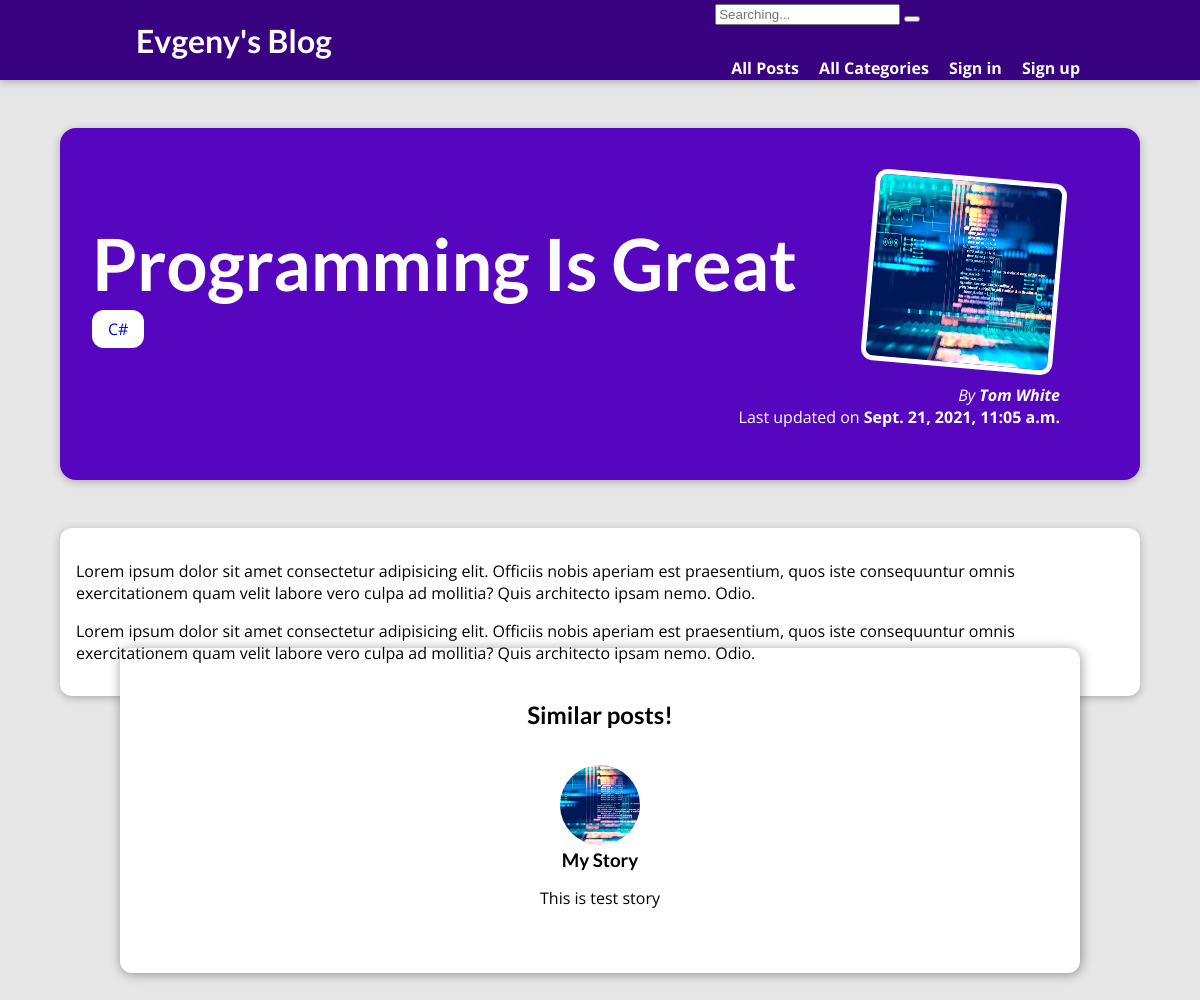
/posts/programming-is-great, run on an earlier commit of the app's database.
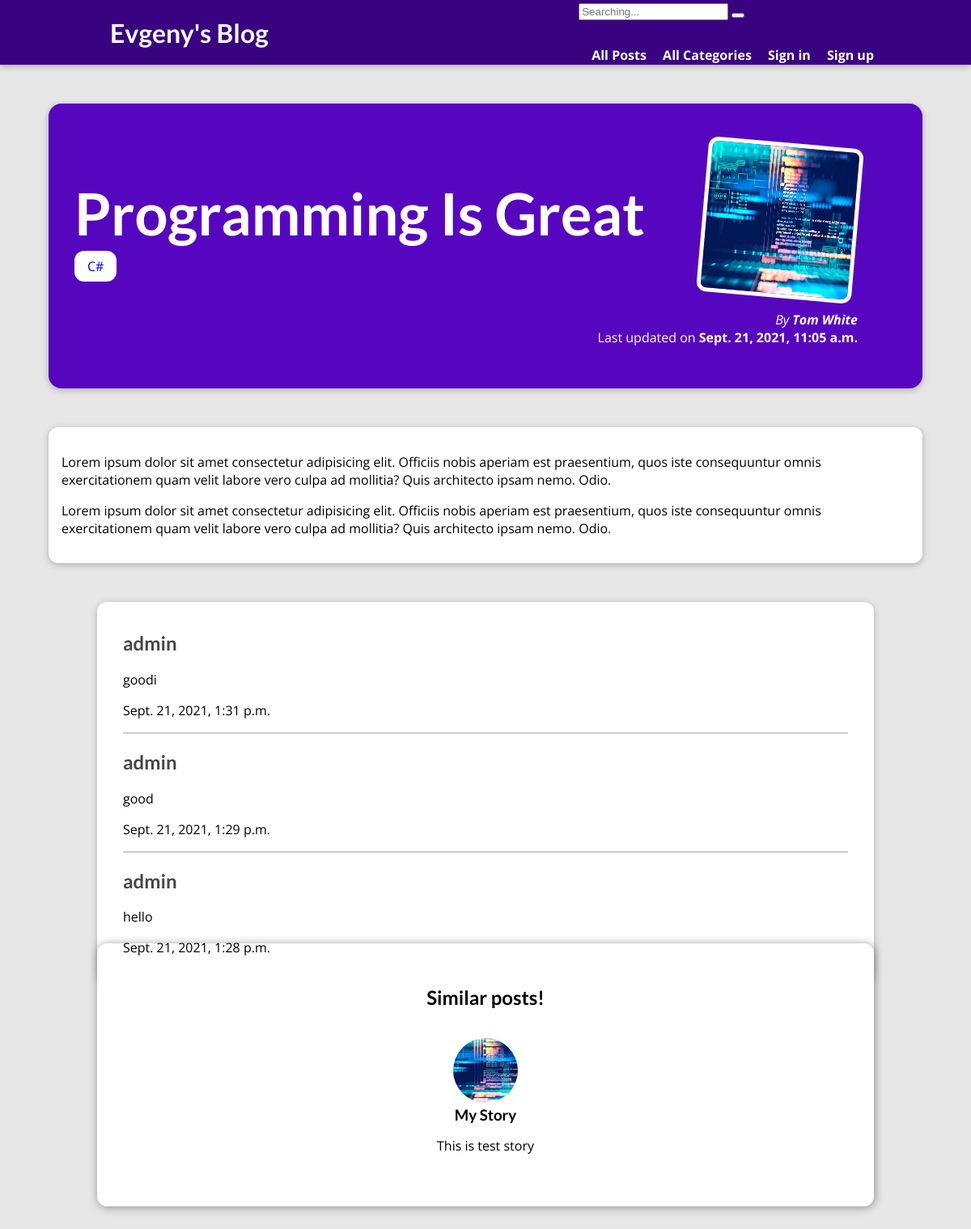
And on a later commit of the database.
### blog/models.py (models this page shows, shortened)
class Post(models.Model):
    title = models.CharField(max_length=20)
    views = models.IntegerField(default=0)
    excerpt = models.CharField(max_length=100)
    image = models.ImageField(upload_to='posts', null=True)
    date = models.DateField(auto_now=True)
    time = models.TimeField(auto_now=True, null=True)
    slug = models.SlugField(unique=True)
    content = models.TextField(validators=[MinLengthValidator(10)])
    author = models.ForeignKey(Author, on_delete=models.SET_NULL, null=True, related_name="posts")
    tags = models.ManyToManyField(Tag)

class Tag(models.Model):
    caption = models.CharField(max_length=10)
    slug = models.SlugField(unique=True, null=True)
    def __str__(self):
        return self.caption

class Author(models.Model):
    first_name = models.CharField(max_length=100)
    last_name = models.CharField(max_length=100)
    email = models.EmailField(max_length=150)
    def full_name(self):
        return f'{self.first_name} {self.last_name}'
    def __str__(self):
        return self.full_name()

class Comment(models.Model):
    user = models.ForeignKey(User, on_delete=models.CASCADE, null=True, editable=False)
    user_text = models.TextField(max_length=500)
    post = models.ForeignKey(Post, on_delete=models.CASCADE, related_name='comments')
    date = models.DateField(auto_now=True, null=True)
    time = models.TimeField(auto_now=True, null=True)

### blog/views.py (the view, shortened to what this page needs)
# urls.py: path('posts/<slug:slug>', views.PostDetailView.as_view(), name='post-detail-page'),
class PostDetailView(View):
    def is_stored_post(self, request, post_id):
        read_later_post_list = request.session.get('read_later_post_list')
        if read_later_post_list is not None:
            is_saved_for_later = post_id in read_later_post_list
        else:
            is_saved_for_later = False
        return is_saved_for_later
    def get(self, request, slug):
        post = Post.objects.get(slug=slug)
        related_posts = Post.objects.filter(tags__in=post.tags.all()).exclude(slug=slug)[:3]
        try:
            if UserSeenPosts.objects.filter(post=post, user=request.user).exists():
                pass
            else:
                post.views += 1
                post.save()
                UserSeenPosts.objects.create(user=request.user, post=post)
        except:
            pass
        context = {
            'post': post,
            'post_tags': post.tags.all(),
            'related_posts': related_posts,
            'comment_form': CommentForm(),
            'all_comments': post.comments.all().order_by('-date', '-time'),
            'saved_for_later': self.is_stored_post(request, post.id)
        }
        return render(request, 'blog/post-detail.html', context)

### blog/forms.py
class CommentForm(forms.ModelForm):
    class Meta:
        model = Comment
        exclude = ['post']
        labels = {
            'user_text': 'Leave your comment:'
        }

### blog/templates/blog/post-detail.html (shortened to what this page needs)
{% extends 'base.html' %}
{% load static %}
{% block css_files %}
    <link rel="stylesheet" href="{% static 'blog/post-detail.css' %}">
{% endblock %}
{% block content%}
<section id="summary">
    <h2>{{ post.title }}</h2>
    <div class="tags">
        {% for tag in post_tags %}
            <div class="tag">
                <a href="{% url 'category-page' tag.slug %}">
                    {{ tag }}
                </a>
            </div>
        {% endfor %}
    </div>
    <article>
        <img src="{{ post.image.url }}">
        <address>By <a href="mailto:{{ post.author.email }}">{{ post.author }}</a></address>
        <div>
            Last updated on
            <time>{{ post.date }}, {{ post.time }}</time>
        </div>
    </article>
</section>
<main>
    {{ post.content|linebreaks }}
</main>
{% if all_comments %}
    <section id="comments">
        <ul>
            {% for comment in all_comments %}
                <li>
                    <h2>{{ comment.user }}</h2>
                    <p>{{ comment.user_text|linebreaks }}</p>
                    <p>{{ comment.date }}, {{ comment.time }}</p>
                </li>
            {% endfor %}
        </ul>
    </section>
{% endif %}
{% if related_posts %}
    <div>
        <section id="latest-posts">
            <h2>Similar posts!</h2>
            <ul>
                {% for post in related_posts %}
                    {% include 'blog/includes/post.html' %}
                {% endfor %}
            </ul>
        </section>
    </div>
{% endif %}
{% endblock %}

### templates/base.html (shortened to what this page needs)
{% load static %}
{% load bootstrap3 %}
<html lang="en">
<head>
    <link rel="stylesheet" href="{% static 'app.css' %}">
    {% block css_files %}{% endblock %}
</head>
<body>
    <header id="main-navigation">
        <h1><a href="{% url 'starting-page'%}">Evgeny's Blog</a></h1>
        <nav>
            <form action="{% url 'search-results' %}" class="navbar-form" method="get">
                <div class="input-group">
                    <input id="search" name="q" type="text" class="form-control" placeholder="Searching...">
                    <span class="input-group-btn">
                        <button type="submit" class="btn btn-default">{% bootstrap_icon 'search' %}</button>
                    </span>
                </div>
            </form>
            <a href="{% url 'posts-page' %}">All Posts</a>
            <a href="{% url 'categories-page' %}">All Categories</a>
            {% if request.user.is_authenticated %}
                <a href="{% url 'logout' %}">Logout, {{request.user}} </a>
            {% else %}
                <a href="{% url 'login' %}">Sign in</a>
                <a href="{% url 'register' %}">Sign up</a>
            {% endif %}
        </nav>
    </header>
    {% block content %}
    {% endblock %}
</body>
</html>

### blog/templates/blog/includes/post.html
{% load static %}
{% block css_files%}
    <link rel="stylesheet" href="{% static 'blog/post.css'%}">
{% endblock %}
<li>
    <article class="post">
        <a href="{% url 'post-detail-page' post.slug %}">
            <img src="{{ post.image.url }}">
            <div class="post__content">
                <h3>{{ post.title }}</h3>
                <p>{{ post.excerpt }}</p>
            </div>
        </a>
    </article>
</li>

### static/app.css (style rules this page uses)
* { box-sizing: border-box; }
html { font-family: 'Open Sans', 'Lato', sans-serif; }
body { margin: 0; }
h1, h2, h3 { font-family: 'Lato', sans-serif; font-weight: bold; }
#main-navigation { width: 100%; height: 5rem; display: flex; justify-content: space-between; align-items: center; padding: 0 10%; position: absolute; top: 0; left: 0; }
#main-navigation a { text-decoration: none; color: white; font-weight: bold; margin-left: 1rem; }

### blog/static/blog/post-detail.css (style rules this page uses)
body { background-color: #e7e7e7; }
#main-navigation { background-color: #390281; box-shadow: 0 2px 8px rgba(0, 0, 0, 0.25); }
#summary { margin: 8rem auto 3rem auto; padding: 2rem; width: 90%; max-width: 90rem; border-radius: 16px; background-color: #5706c0; position: relative; box-shadow: 0 2px 8px rgba(0, 0, 0, 0.25); height: 22rem; }
#summary h2 { color: white; font-size: 4.5rem; margin-bottom: 0.25rem; }
#summary article { position: absolute; top: 2rem; right: 3rem; padding: 1rem 2rem; border-radius: 12px; text-align: right; color: white; }
#summary article img { width: 12rem; height: 12rem; border-radius: 12px; transform: rotateZ(5deg); border: 5px solid white; margin-bottom: 1rem; }
#summary article address a { font-weight: bold; color: white; text-decoration: none; }
#summary time { font-weight: bold; }
main { width: 90%; max-width: 90rem; margin: 3rem auto; background-color: white; padding: 1rem; border-radius: 12px; box-shadow: 0 2px 8px rgba(0, 0, 0, 0.25); }
.tags { display: flex; }
.tag { background-color: white; color: #390281; padding: 0.5rem 1rem; border-radius: 12px; margin-right: 1rem; }
.tag a { text-decoration: none; text-weight: bold; }
.form-control { margin-bottom: 1rem; }
#comments { margin: 3rem auto; width: 90%; max-width: 60rem; border-radius: 12px; background-color: white; box-shadow: 0 2px 8px rgba(0, 0, 0, 0.25); padding: 1rem 2rem; }
#comments ul { list-style: none; margin: 0; padding: 0; }
#comments li { margin-bottom: 1rem; border-bottom: 2px solid #ccc; }
#comments li:last-of-type { border-bottom: none; }
#comments h2 { color: #464646; }
#latest-posts { background-color: white; padding: 2rem; border-radius: 12px; width: 60rem; margin: -6rem auto 2rem auto; box-shadow: 1px 1px 12px rgba(0, 0, 0, 0.4); }
#latest-posts h2 { text-align: center; }
#latest-posts ul { list-style: none; margin: 0; padding: 0; display: flex; gap: 1rem; }
#latest-posts li { flex: 1; }

### blog/static/blog/post.css (style rules this page uses)
.post { width: 100%; display: flex; flex-direction: column; text-align: center; }
.post a { text-decoration: none; color: black; transition: all 0.2s ease; padding: 1rem; }
.post img { width: 5rem; height: 5rem; object-fit: cover; border-radius: 50%; }
.post h3 { margin: 0.25rem 0; }

What changed in the data, as far as the page shows it:
added Comment: user "admin", user_text "goodi", date "Sept. 21, 2021", time "1:31 p.m."
added Comment: user "admin", user_text "good", date "Sept. 21, 2021", time "1:29 p.m."
added Comment: user "admin", user_text "hello", date "Sept. 21, 2021", time "1:28 p.m."
